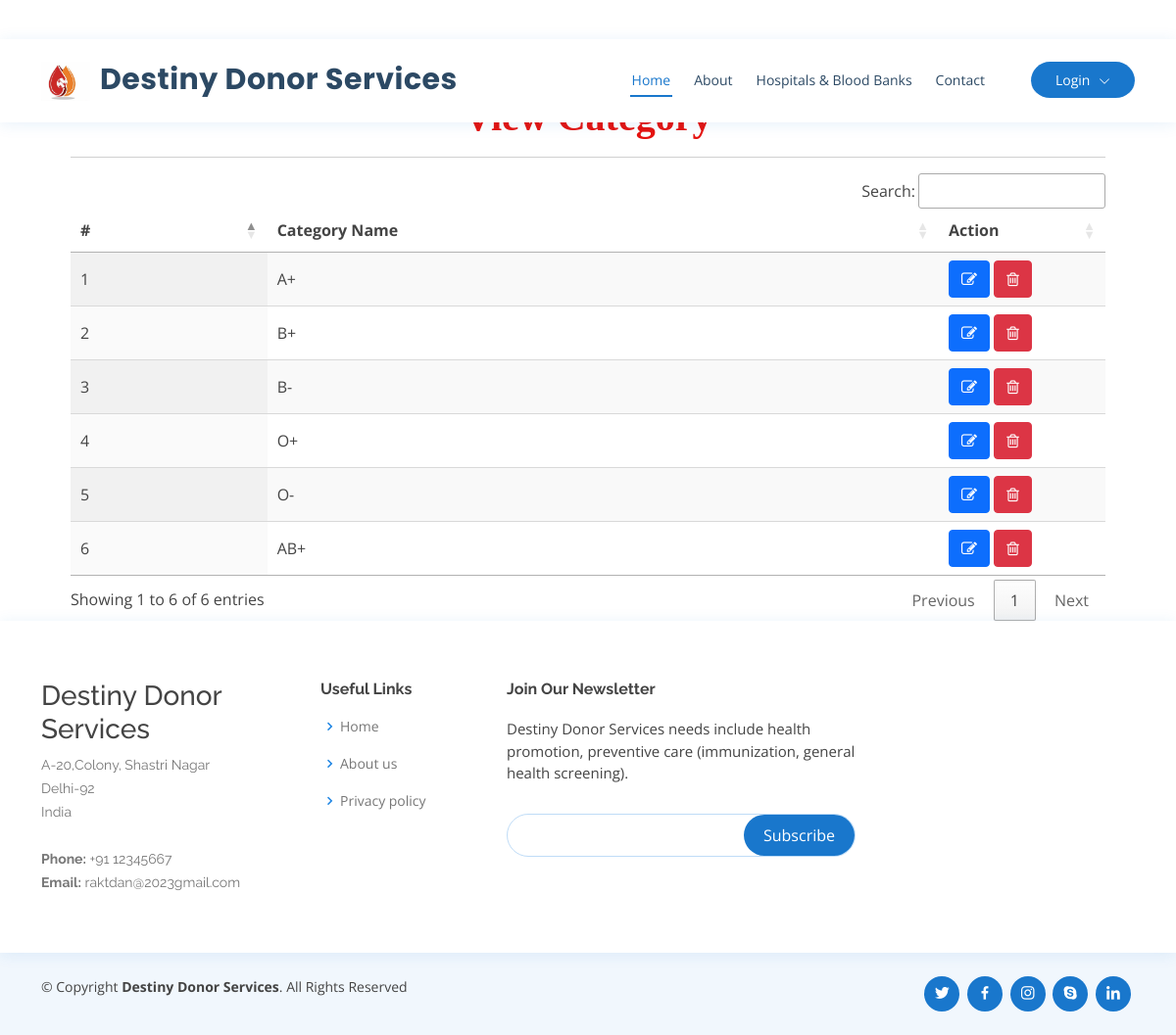
Page /view_category on the committed database.
### blood_app/models.py (models this page shows, shortened)
class Category(models.Model):
    name = models.CharField(max_length=100, null=True, blank=True)

### blood_app/views.py (the view)
# urls.py: path('view_category', view_category, name='view_category'),
def view_category(request):
    data = Category.objects.all()
    return render(request, 'view_category.html', {'data':data})

### blood_app/templates/view_category.html
{% extends 'index.html' %}
{% load static %}
{% block body %}
<div class="container-fluid" style="width:90%;margin-top:8%">
                    <div class="container-fluid">
                        <h1 align="center" style="font-weight:bold;font-family : 'Monotype Corsiva' ; color : #E6120E ;margin-top:4%">View Category</h1>
                         </div><hr>
                                <table id="example" class="display" style="width:100%">
                                  <thead>
                                    <tr>
                                      <th>#</th>
                                      <th>Category Name</th>
                                      <th>Action</th>
                                  </tr>
                              </thead>
                              <tbody>
                              {% for i in data %}
                                <tr>
                                  <td>{{forloop.counter}}</td>
                                  <td>{{i.name}}</td>
                                  <td style="width:150px">
                                      <a href="{% url 'edit_category' i.id %}" ><button class="btn btn-primary"><i class="fa fa-edit"></i></button></a>
                                      <a href="{% url 'delete_category' i.id %}" ><button class="btn btn-danger" onclick="return confirm('Are you sure?')"><i class="fa fa-trash-o"></i></button></a>
                                  </td>
                                </tr>
                              {% endfor %}
                          </tbody>
                      </table>
                  </div>
{% endblock %}

### blood_app/static/css/style.css (style rules this page uses)
body { font-family: "Open Sans", sans-serif; color: #444444; }
a { color: #1977cc; text-decoration: none; }
h1, h2, h3, h4, h5, h6 { font-family: "Raleway", sans-serif; }

### rows in the picture
Category: name "A+"
Category: name "B+"
Category: name "B-"
Category: name "O+"
Category: name "O-"
Category: name "AB+"
